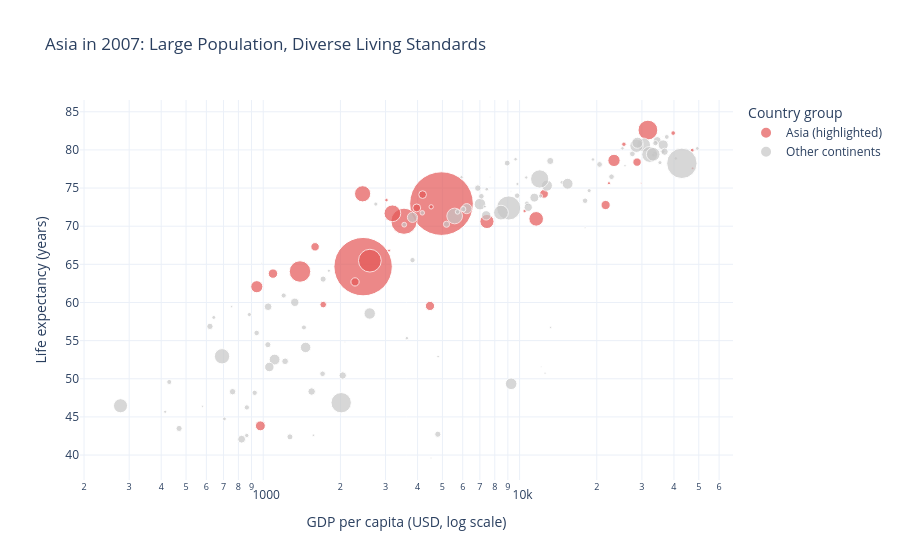

The code cell stored with this chart in its notebook:
### Code cell
# Task 2 — Bubble chart: Tell a story

import plotly.express as px

# Use the full 2007 dataset
df_2007 = df.loc[df["year"] == 2007].copy()

# Highlight Asia and show all other continents in grey
highlight_continent = "Asia"

df_2007["Group"] = df_2007["continent"].apply(
    lambda continent: "Asia (highlighted)"
    if continent == highlight_continent
    else "Other continents"
)

fig = px.scatter(
    df_2007,
    x="gdpPercap",
    y="lifeExp",
    size="pop",
    color="Group",
    color_discrete_map={
        "Asia (highlighted)": "#E45756",
        "Other continents": "#C7C7C7"
    },
    hover_name="country",
    size_max=45,
    title="Asia in 2007: Large Population, Diverse Living Standards",
    labels={
        "gdpPercap": "GDP per capita (USD, log scale)",
        "lifeExp": "Life expectancy (years)",
        "pop": "Population",
        "Group": "Country group"
    }
)

# Use a logarithmic scale for GDP per capita
fig.update_xaxes(type="log")

# Add an annotation explaining the highlighted group's story
fig.add_annotation(
    x=2500,
    y=68,
    text=(
        "Asia shows wide differences in income<br>"
        "and life expectancy across countries."
    ),
    showarrow=True,
    arrowhead=2,
    ax=100,
    ay=-60,
    bgcolor="white",
    bordercolor="#E45756",
    borderwidth=1
)

fig.update_layout(
    template="plotly_white",
    legend_title_text="Country group"
)

fig.show()

### Figure 1 — Plotly figure (JSON) as saved in the notebook; plotly's stock layout.template omitted (floating-point values rounded to 4 significant figures)
{"data": [{"hovertemplate": "<b>%{hovertext}</b><br><br>Country group=Asia (highlighted)<br>GDP per capita (USD, log scale)=%{x}<br>Life expectancy (years)=%{y}<br>Population=%{marker.size}<extra></extra>", "hovertext": ["Afghanistan", "Bahrain", "Bangladesh", "Cambodia", "China", "Hong Kong, China", "India", "Indonesia", "Iran", "Iraq", "Israel", "Japan", "Jordan", "Korea, Dem. Rep.", "Korea, Rep.", "Kuwait", "Lebanon", "Malaysia", "Mongolia", "Myanmar", "Nepal", "Oman", "Pakistan", "Philippines", "Saudi Arabia", "Singapore", "Sri Lanka", "Syria", "Taiwan", "Thailand", "Vietnam", "West Bank and Gaza", "Yemen, Rep."], "legendgroup": "Asia (highlighted)", "marker": {"color": "#E45756", "size": [31889923, 708573, 150448339, 14131858, 1318683096, 6980412, 1110396331, 223547000, 69453570, 27499638, 6426679, 127467972, 6053193, 23301725, 49044790, 2505559, 3921278, 24821286, 2874127, 47761980, 28901790, 3204897, 169270617, 91077287, 27601038, 4553009, 20378239, 19314747, 23174294, 65068149, 85262356, 4018332, 22211743], "sizemode": "area", "sizeref": 651200.0, "symbol": "circle"}, "mode": "markers", "name": "Asia (highlighted)", "orientation": "v", "showlegend": true, "type": "scatter", "x": [974.6, 29800.0, 1391.0, 1714.0, 4959.0, 39720.0, 2452.0, 3541.0, 11610.0, 4471.0, 25520.0, 31660.0, 4519.0, 1593.0, 23350.0, 47310.0, 10460.0, 12450.0, 3096.0, 944.0, 1091.0, 22320.0, 2606.0, 3190.0, 21650.0, 47140.0, 3970.0, 4185.0, 28720.0, 7458.0, 2442.0, 3025.0, 2281.0], "xaxis": "x", "y": [43.83, 75.64, 64.06, 59.72, 72.96, 82.21, 64.7, 70.65, 70.96, 59.55, 80.75, 82.6, 72.53, 67.3, 78.62, 77.59, 71.99, 74.24, 66.8, 62.07, 63.78, 75.64, 65.48, 71.69, 72.78, 79.97, 72.4, 74.14, 78.4, 70.62, 74.25, 73.42, 62.7], "yaxis": "y"}, {"hovertemplate": "<b>%{hovertext}</b><br><br>Country group=Other continents<br>GDP per capita (USD, log scale)=%{x}<br>Life expectancy (years)=%{y}<br>Population=%{marker.size}<extra></extra>", "hovertext": ["Albania", "Algeria", "Angola", "Argentina", "Australia", "Austria", "Belgium", "Benin", "Bolivia", "Bosnia and Herzegovina", "Botswana", "Brazil", "Bulgaria", "Burkina Faso", "Burundi", "Cameroon", "Canada", "Central African Republic", "Chad", "Chile", "Colombia", "Comoros", "Congo, Dem. Rep.", "Congo, Rep.", "Costa Rica", "Cote d'Ivoire", "Croatia", "Cuba", "Czech Republic", "Denmark", "Djibouti", "Dominican Republic", "Ecuador", "Egypt", "El Salvador", "Equatorial Guinea", "Eritrea", "Ethiopia", "Finland", "France", "Gabon", "Gambia", "Germany", "Ghana", "Greece", "Guatemala", "Guinea", "Guinea-Bissau", "Haiti", "Honduras", "Hungary", "Iceland", "Ireland", "Italy", "Jamaica", "Kenya", "Lesotho", "Liberia", "Libya", "Madagascar", "Malawi", "Mali", "Mauritania", "Mauritius", "Mexico", "Montenegro", "Morocco", "Mozambique", "Namibia", "Netherlands", "New Zealand", "Nicaragua", "Niger", "Nigeria", "Norway", "Panama", "Paraguay", "Peru", "Poland", "Portugal", "Puerto Rico", "Reunion", "Romania", "Rwanda", "Sao Tome and Principe", "Senegal", "Serbia", "Sierra Leone", "Slovak Republic", "Slovenia", "Somalia", "South Africa", "Spain", "Sudan", "Swaziland", "Sweden", "Switzerland", "Tanzania", "Togo", "Trinidad and Tobago", "Tunisia", "Turkey", "Uganda", "United Kingdom", "United States", "Uruguay", "Venezuela", "Zambia", "Zimbabwe"], "legendgroup": "Other continents", "marker": {"color": "#C7C7C7", "size": [3600523, 33333216, 12420476, 40301927, 20434176, 8199783, 10392226, 8078314, 9119152, 4552198, 1639131, 190010647, 7322858, 14326203, 8390505, 17696293, 33390141, 4369038, 10238807, 16284741, 44227550, 710960, 64606759, 3800610, 4133884, 18013409, 4493312, 11416987, 10228744, 5468120, 496374, 9319622, 13755680, 80264543, 6939688, 551201, 4906585, 76511887, 5238460, 61083916, 1454867, 1688359, 82400996, 22873338, 10706290, 12572928, 9947814, 1472041, 8502814, 7483763, 9956108, 301931, 4109086, 58147733, 2780132, 35610177, 2012649, 3193942, 6036914, 19167654, 13327079, 12031795, 3270065, 1250882, 108700891, 684736, 33757175, 19951656, 2055080, 16570613, 4115771, 5675356, 12894865, 135031164, 4627926, 3242173, 6667147, 28674757, 38518241, 10642836, 3942491, 798094, 22276056, 8860588, 199579, 12267493, 10150265, 6144562, 5447502, 2009245, 9118773, 43997828, 40448191, 42292929, 1133066, 9031088, 7554661, 38139640, 5701579, 1056608, 10276158, 71158647, 29170398, 60776238, 301139947, 3447496, 26084662, 11746035, 12311143], "sizemode": "area", "sizeref": 651200.0, "symbol": "circle"}, "mode": "markers", "name": "Other continents", "orientation": "v", "showlegend": true, "type": "scatter", "x": [5937.0, 6223.0, 4797.0, 12780.0, 34440.0, 36130.0, 33690.0, 1441.0, 3822.0, 7446.0, 12570.0, 9066.0, 10680.0, 1217.0, 430.1, 2042.0, 36320.0, 706.0, 1704.0, 13170.0, 7007.0, 986.1, 277.6, 3633.0, 9645.0, 1545.0, 14620.0, 8948.0, 22830.0, 35280.0, 2082.0, 6025.0, 6873.0, 5581.0, 5728.0, 12150.0, 641.4, 690.8, 33210.0, 30470.0, 13210.0, 752.7, 32170.0, 1328.0, 27540.0, 5186.0, 942.7, 579.2, 1202.0, 3548.0, 18010.0, 36180.0, 40680.0, 28570.0, 7321.0, 1463.0, 1569.0, 414.5, 12060.0, 1045.0, 759.3, 1043.0, 1803.0, 10960.0, 11980.0, 9254.0, 3820.0, 823.7, 4811.0, 36800.0, 25190.0, 2749.0, 619.7, 2014.0, 49360.0, 9809.0, 4173.0, 7409.0, 15390.0, 20510.0, 19330.0, 7670.0, 10810.0, 863.1, 1598.0, 1712.0, 9787.0, 862.5, 18680.0, 25770.0, 926.1, 9270.0, 28820.0, 2602.0, 4513.0, 33860.0, 37510.0, 1107.0, 883.0, 18010.0, 7093.0, 8458.0, 1056.0, 33200.0, 42950.0, 10610.0, 11420.0, 1271.0, 469.7], "xaxis": "x", "y": [76.42, 72.3, 42.73, 75.32, 81.23, 79.83, 79.44, 56.73, 65.55, 74.85, 50.73, 72.39, 73.0, 52.3, 49.58, 50.43, 80.65, 44.74, 50.65, 78.55, 72.89, 65.15, 46.46, 55.32, 78.78, 48.33, 75.75, 78.27, 76.49, 78.33, 54.79, 72.23, 74.99, 71.34, 71.88, 51.58, 58.04, 52.95, 79.31, 80.66, 56.73, 59.45, 79.41, 60.02, 79.48, 70.26, 56.01, 46.39, 60.92, 70.2, 73.34, 81.76, 78.89, 80.55, 72.57, 54.11, 42.59, 45.68, 73.95, 59.44, 48.3, 54.47, 64.16, 72.8, 76.19, 74.54, 71.16, 42.08, 52.91, 79.76, 80.2, 72.9, 56.87, 46.86, 80.2, 75.54, 71.75, 71.42, 75.56, 78.1, 78.75, 76.44, 72.48, 46.24, 65.53, 63.06, 74.0, 42.57, 74.66, 77.93, 48.16, 49.34, 80.94, 58.56, 39.61, 80.88, 81.7, 52.52, 58.42, 69.82, 73.92, 71.78, 51.54, 79.42, 78.24, 76.38, 73.75, 42.38, 43.49], "yaxis": "y"}], "layout": {"annotations": [{"arrowhead": 2, "ax": 100, "ay": -60, "bgcolor": "white", "bordercolor": "#E45756", "borderwidth": 1, "showarrow": true, "text": "Asia shows wide differences in income<br>and life expectancy across countries.", "x": 2500, "y": 68}], "legend": {"itemsizing": "constant", "title": {"text": "Country group"}, "tracegroupgap": 0}, "title": {"text": "Asia in 2007: Large Population, Diverse Living Standards"}, "xaxis": {"anchor": "y", "domain": [0, 1], "title": {"text": "GDP per capita (USD, log scale)"}, "type": "log"}, "yaxis": {"anchor": "x", "domain": [0, 1], "title": {"text": "Life expectancy (years)"}}}}
